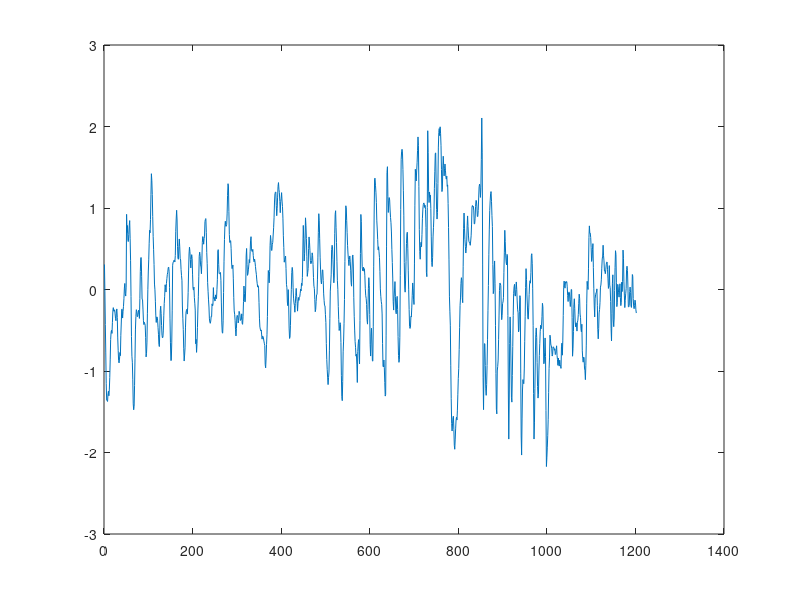
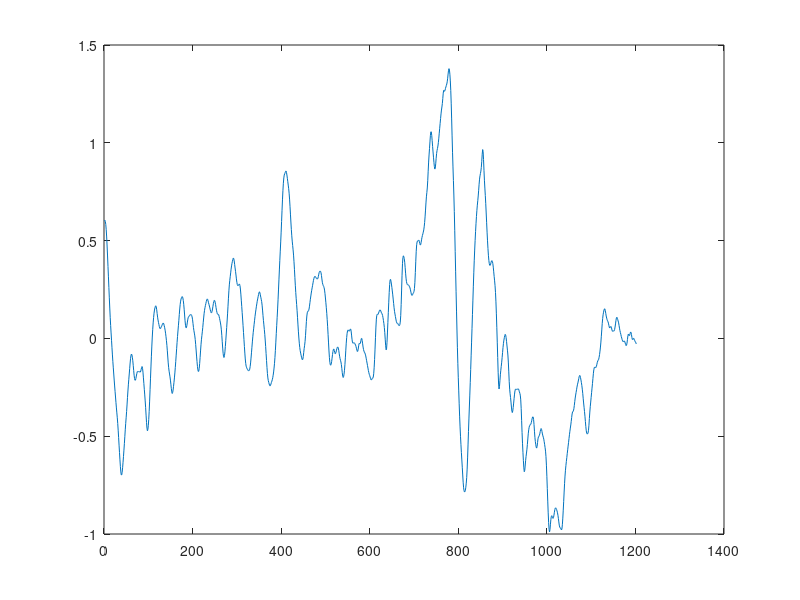
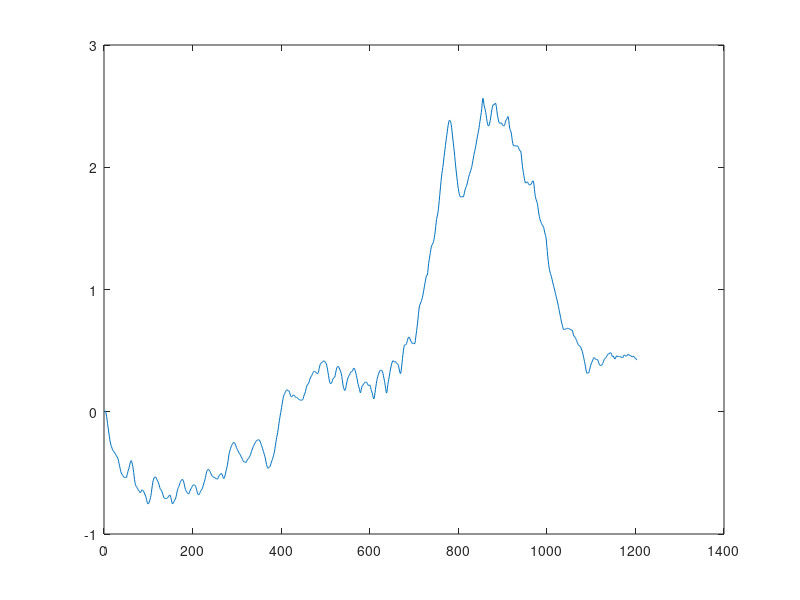
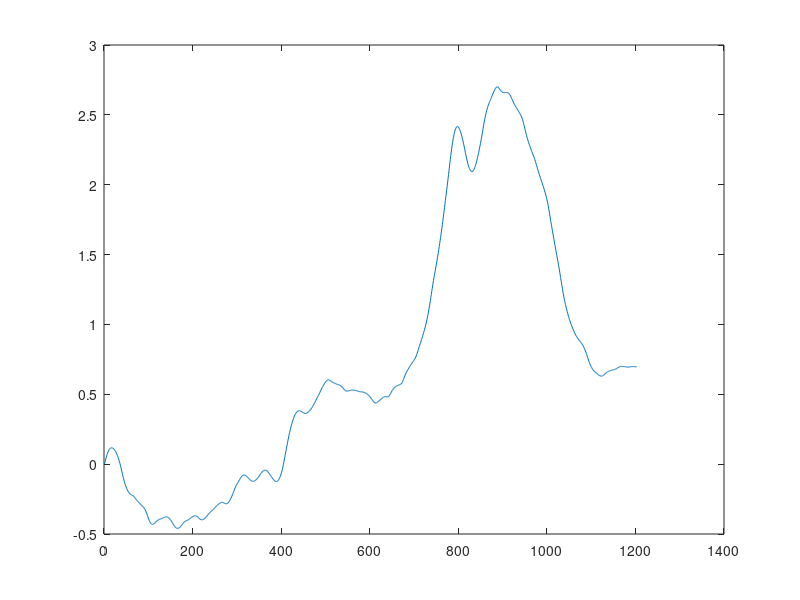

The MATLAB source for these figures, in order:
clear;
clc;
ex=importdata('AbsAccelerate.txt');

%ex=ex(100:1:end,:);

col_1 = ex(50:end,1)';
figure
plot(col_1);
%std1 = std(col_1)


col_2 = ex(50:end,2)';
figure
plot(col_2);
%std2 = std(col_2)


%col_3 = ex(:,3)';
%figure
%plot(col_3);
%std3 = std(col_3)

Speed_X = 0;
Distance_X = 0;

Speed_Y = 0;
Distance_Y = 0;

for i = 1:1:length(col_1)
    Acc_X = col_1(i);
    Distance_X = [Distance_X, Distance_X(i) + (Speed_X(i)*0.02 + Acc_X * 0.02*0.02/2)];
    Speed_X = [Speed_X, (Speed_X(i) + Acc_X*0.02)];
    
    Acc_Y = col_2(i);
    Distance_Y = [Distance_Y, Distance_Y(i) + (Speed_Y(i)*0.02 + Acc_Y * 0.02*0.02/2)];
    Speed_Y = [Speed_Y, (Speed_Y(i) + Acc_Y*0.02)];
end
figure
plot(Speed_X);
figure
plot(Speed_Y);
figure
plot(Distance_X);
figure
plot(Distance_Y);
figure
plot(Distance_X,Distance_Y);
